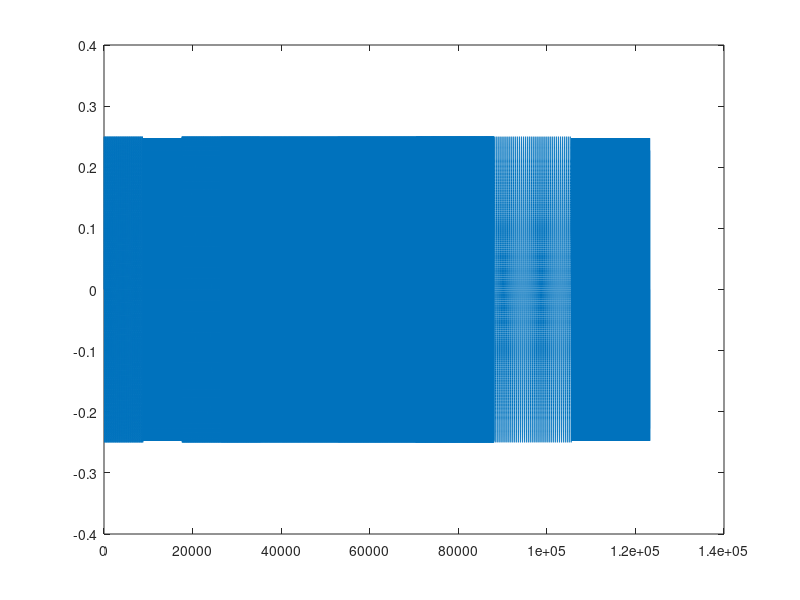

This chart was generated by the following MATLAB code:
% Let's create intro of fur elise,
% Intro of fur elise is comprised of these notes: E – D# – E – D# – E – B –
% D – C – A
% Frequencies of notes:
% E = 329.63
% D# = 311.13
% B = 246.94
% D = 293.66
% C = 261.63
% A = 220.00

% assume each of the notes will be played for 0.2 seconds
% there are 9 notes in total, which means in total, our wave will be 1.8
% seconds
srate = 44000;
note_sample1 = 0:1/srate:0.2
note_sample2 = 0:1/srate:0.4
amplitude = 0.25;
note1 = amplitude*sin(note_sample1 * 2 * pi * 300);
note2 = amplitude*sin(note_sample1 * 2 * pi * 2000);
note3 = amplitude*sin(note_sample1 * 2 * pi * 500);
note4 = amplitude*sin(note_sample1 * 2 * pi * 1200);
note5 = amplitude*sin(note_sample2 * 2 * pi * 600);
note6 = amplitude*sin(note_sample2 * 2 * pi * 800);
note7 = amplitude*sin(note_sample2 * 2 * pi * 3000);
note8 = amplitude*sin(note_sample2 * 2 * pi * 100);
note9 = amplitude*sin(note_sample2 * 2 * pi * 6000);


% this is just concatenation
melody = [note1 note2 note3 note4 note5 note6 note7 note8 note9];

plot(melody);

sound(melody, srate)

audiowrite("2019400288.wav", melody, srate);